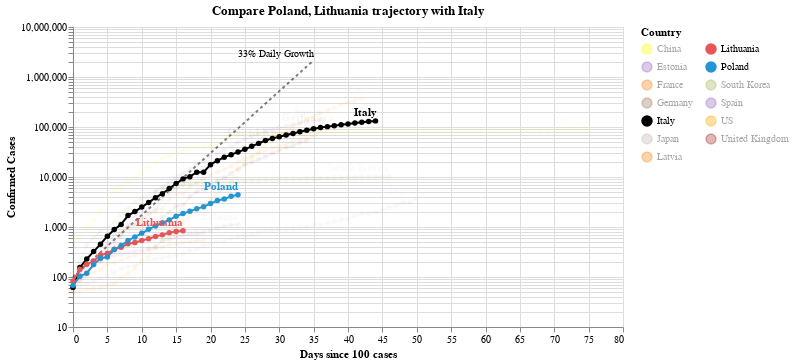

This figure's notebook cell:
### Code cell
#hide_input
chart2 = make_since_chart(['Poland', 'Lithuania'])
chart2

### Figure 1 — Vega-Lite specification as saved in the notebook (floating-point values rounded to 4 significant figures; data arrays with more than 128 entries replaced by an {"elided": "..."} marker saying what was removed)
{"config": {"view": {"continuousWidth": 400, "continuousHeight": 300}}, "layer": [{"mark": {"type": "line", "color": "black", "opacity": 0.5, "strokeDash": [3, 3]}, "encoding": {"x": {"type": "quantitative", "field": "Days since 100 cases"}, "y": {"type": "quantitative", "field": "Confirmed Cases"}}}, {"mark": {"type": "text", "align": "right", "dy": -6, "fontSize": 10, "text": "33% Daily Growth"}, "encoding": {"x": {"type": "quantitative", "field": "Days since 100 cases"}, "y": {"type": "quantitative", "field": "Confirmed Cases"}}, "transform": [{"filter": "(datum['Days since 100 cases'] >= 35)"}]}, {"data": {"name": "data-01aca065354213ffea703c58c8ef0b1d"}, "mark": {"type": "line", "point": true}, "encoding": {"color": {"type": "nominal", "field": "Country", "legend": {"columns": 2}, "scale": {"domain": ["China", "Estonia", "France", "Germany", "Italy", "Japan", "Latvia", "Lithuania", "Poland", "South Korea", "Spain", "US", "United Kingdom"], "range": ["yellow", "#9467bd", "#F58518", "#9D755D", "black", "#C1B7AD", "#F58518", "#E45756", "#2495D3", "#A1BA59", "#9467bd", "orange", "brown"]}}, "opacity": {"condition": {"value": 1, "selection": "selector004"}, "value": 0.05}, "tooltip": [{"type": "nominal", "field": "Country"}, {"type": "temporal", "field": "Date"}, {"type": "quantitative", "field": "Confirmed Cases"}, {"type": "quantitative", "field": "Days since 100 cases"}], "x": {"type": "quantitative", "field": "Days since 100 cases"}, "y": {"type": "quantitative", "field": "Confirmed Cases", "scale": {"type": "log"}}}, "selection": {"selector004": {"type": "multi", "fields": ["Country"], "bind": "legend", "init": [{"Country": "Poland"}, {"Country": "Lithuania"}, {"Country": "Italy"}]}}, "width": 550}, {"data": {"name": "data-01aca065354213ffea703c58c8ef0b1d"}, "mark": {"type": "text", "align": "right", "dy": -8, "fontWeight": "bold"}, "encoding": {"color": {"type": "nominal", "field": "Country", "legend": {"columns": 2}, "scale": {"domain": ["China", "Estonia", "France", "Germany", "Italy", "Japan", "Latvia", "Lithuania", "Poland", "South Korea", "Spain", "US", "United Kingdom"], "range": ["yellow", "#9467bd", "#F58518", "#9D755D", "black", "#C1B7AD", "#F58518", "#E45756", "#2495D3", "#A1BA59", "#9467bd", "orange", "brown"]}}, "opacity": {"condition": {"value": 1, "selection": "selector004"}, "value": 0.05}, "text": {"type": "nominal", "field": "Country"}, "tooltip": [{"type": "nominal", "field": "Country"}, {"type": "temporal", "field": "Date"}, {"type": "quantitative", "field": "Confirmed Cases"}, {"type": "quantitative", "field": "Days since 100 cases"}], "x": {"type": "quantitative", "field": "Days since 100 cases"}, "y": {"type": "quantitative", "field": "Confirmed Cases", "scale": {"type": "log"}}}, "transform": [{"filter": "(datum['Date'] >= 1586131200000)"}], "width": 550}], "data": {"name": "data-c1a3bbf4dd040f2e7e8e7a69520e3c2a"}, "title": "Compare Poland, Lithuania trajectory with Italy", "$schema": "https://vega.github.io/schema/vega-lite/v4.0.2.json", "datasets": {"data-c1a3bbf4dd040f2e7e8e7a69520e3c2a": [{"Days since 100 cases": 0, "Confirmed Cases": 100.0}, {"Days since 100 cases": 1, "Confirmed Cases": 133.0}, {"Days since 100 cases": 2, "Confirmed Cases": 176.9}, {"Days since 100 cases": 3, "Confirmed Cases": 235.3}, {"Days since 100 cases": 4, "Confirmed Cases": 312.9}, {"Days since 100 cases": 5, "Confirmed Cases": 416.2}, {"Days since 100 cases": 6, "Confirmed Cases": 553.5}, {"Days since 100 cases": 7, "Confirmed Cases": 736.1}, {"Days since 100 cases": 8, "Confirmed Cases": 979.1}, {"Days since 100 cases": 9, "Confirmed Cases": 1302.0}, {"Days since 100 cases": 10, "Confirmed Cases": 1732.0}, {"Days since 100 cases": 11, "Confirmed Cases": 2303.0}, {"Days since 100 cases": 12, "Confirmed Cases": 3064.0}, {"Days since 100 cases": 13, "Confirmed Cases": 4074.0}, {"Days since 100 cases": 14, "Confirmed Cases": 5419.0}, {"Days since 100 cases": 15, "Confirmed Cases": 7207.0}, {"Days since 100 cases": 16, "Confirmed Cases": 9586.0}, {"Days since 100 cases": 17, "Confirmed Cases": 12750.0}, {"Days since 100 cases": 18, "Confirmed Cases": 16960.0}, {"Days since 100 cases": 19, "Confirmed Cases": 22550.0}, {"Days since 100 cases": 20, "Confirmed Cases": 29990.0}, {"Days since 100 cases": 21, "Confirmed Cases": 39890.0}, {"Days since 100 cases": 22, "Confirmed Cases": 53060.0}, {"Days since 100 cases": 23, "Confirmed Cases": 70560.0}, {"Days since 100 cases": 24, "Confirmed Cases": 93850.0}, {"Days since 100 cases": 25, "Confirmed Cases": 124800.0}, {"Days since 100 cases": 26, "Confirmed Cases": 166000.0}, {"Days since 100 cases": 27, "Confirmed Cases": 220800.0}, {"Days since 100 cases": 28, "Confirmed Cases": 293700.0}, {"Days since 100 cases": 29, "Confirmed Cases": 390600.0}, {"Days since 100 cases": 30, "Confirmed Cases": 519500.0}, {"Days since 100 cases": 31, "Confirmed Cases": 690900.0}, {"Days since 100 cases": 32, "Confirmed Cases": 918900.0}, {"Days since 100 cases": 33, "Confirmed Cases": 1222000.0}, {"Days since 100 cases": 34, "Confirmed Cases": 1625000.0}, {"Days since 100 cases": 35, "Confirmed Cases": 2162000.0}], "data-01aca065354213ffea703c58c8ef0b1d": {"elided": "498 records"}}}
